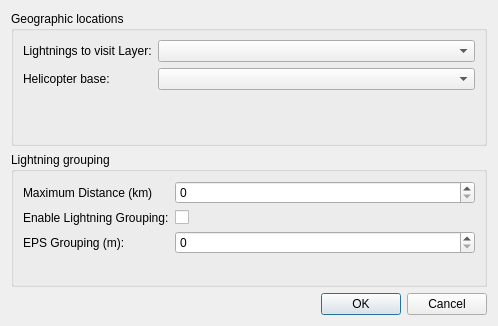
<?xml version="1.0" encoding="UTF-8"?>
<ui version="4.0">
 <class>Dialog</class>
 <widget class="QDialog" name="Dialog">
  <property name="geometry">
   <rect>
    <x>0</x>
    <y>0</y>
    <width>498</width>
    <height>326</height>
   </rect>
  </property>
  <property name="windowTitle">
   <string>Dialog</string>
  </property>
  <layout class="QGridLayout" name="gridLayout">
   <item row="1" column="0">
    <widget class="QDialogButtonBox" name="buttonBox">
     <property name="orientation">
      <enum>Qt::Horizontal</enum>
     </property>
     <property name="standardButtons">
      <set>QDialogButtonBox::Cancel|QDialogButtonBox::Ok</set>
     </property>
    </widget>
   </item>
   <item row="0" column="0">
    <layout class="QVBoxLayout" name="verticalLayout">
     <item>
      <widget class="QGroupBox" name="groupBox">
       <property name="title">
        <string>Geographic locations</string>
       </property>
       <layout class="QGridLayout" name="gridLayout_2">
        <item row="0" column="0">
         <layout class="QFormLayout" name="formLayout">
          <item row="0" column="0">
           <widget class="QLabel" name="label">
            <property name="text">
             <string>Lightnings to visit Layer:</string>
            </property>
           </widget>
          </item>
          <item row="1" column="0">
           <widget class="QLabel" name="label_2">
            <property name="text">
             <string>Helicopter base:</string>
            </property>
           </widget>
          </item>
          <item row="0" column="1">
           <widget class="QgsMapLayerComboBox" name="_layer_lightnings"/>
          </item>
          <item row="1" column="1">
           <widget class="QgsMapLayerComboBox" name="_layer_helicopter"/>
          </item>
         </layout>
        </item>
       </layout>
      </widget>
     </item>
     <item>
      <widget class="QGroupBox" name="groupBox_2">
       <property name="title">
        <string>Lightning grouping</string>
       </property>
       <layout class="QGridLayout" name="gridLayout_3">
        <item row="1" column="0">
         <layout class="QFormLayout" name="formLayout_2">
          <item row="1" column="0">
           <widget class="QLabel" name="label_3">
            <property name="text">
             <string>Enable Lightning Grouping:</string>
            </property>
           </widget>
          </item>
          <item row="2" column="0">
           <widget class="QLabel" name="label_4">
            <property name="text">
             <string>EPS Grouping (m):</string>
            </property>
           </widget>
          </item>
          <item row="1" column="1">
           <widget class="QCheckBox" name="_enable_grouping">
            <property name="text">
             <string/>
            </property>
           </widget>
          </item>
          <item row="0" column="0">
           <widget class="QLabel" name="label_5">
            <property name="text">
             <string>Maximum Distance (km)</string>
            </property>
           </widget>
          </item>
          <item row="2" column="1">
           <widget class="QSpinBox" name="_eps"/>
          </item>
          <item row="0" column="1">
           <widget class="QSpinBox" name="_max_distance"/>
          </item>
         </layout>
        </item>
       </layout>
      </widget>
     </item>
    </layout>
   </item>
  </layout>
 </widget>
 <customwidgets>
  <customwidget>
   <class>QgsMapLayerComboBox</class>
   <extends>QComboBox</extends>
   <header>qgsmaplayercombobox.h</header>
  </customwidget>
 </customwidgets>
 <resources/>
 <connections>
  <connection>
   <sender>buttonBox</sender>
   <signal>accepted()</signal>
   <receiver>Dialog</receiver>
   <slot>accept()</slot>
   <hints>
    <hint type="sourcelabel">
     <x>248</x>
     <y>254</y>
    </hint>
    <hint type="destinationlabel">
     <x>157</x>
     <y>274</y>
    </hint>
   </hints>
  </connection>
  <connection>
   <sender>buttonBox</sender>
   <signal>rejected()</signal>
   <receiver>Dialog</receiver>
   <slot>reject()</slot>
   <hints>
    <hint type="sourcelabel">
     <x>316</x>
     <y>260</y>
    </hint>
    <hint type="destinationlabel">
     <x>286</x>
     <y>274</y>
    </hint>
   </hints>
  </connection>
 </connections>
</ui>
